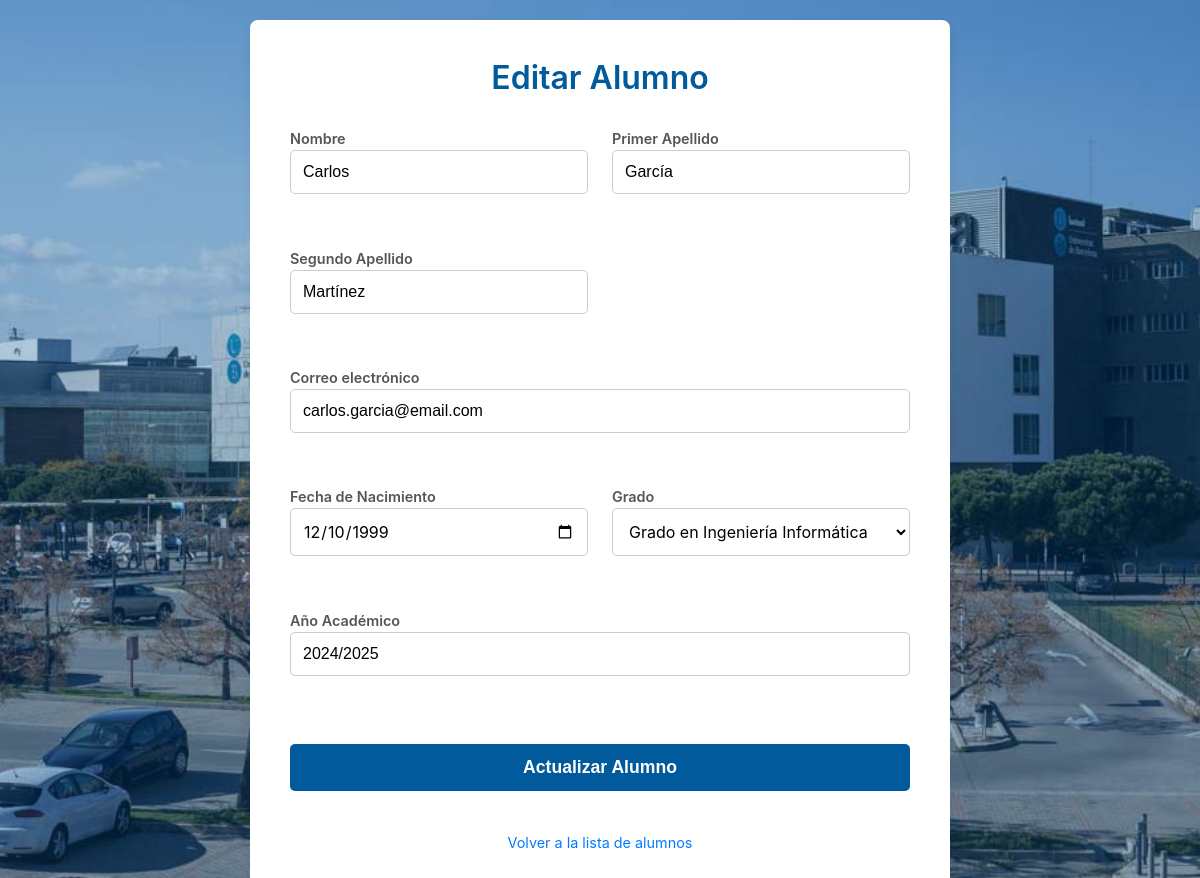
Page /view/editar_alumno.php?id=3 (signed in) on the committed database.
### tables this page shows
CREATE TABLE IF NOT EXISTS tbl_matriculas (
    id INT AUTO_INCREMENT PRIMARY KEY,
    id_alumno INT NOT NULL,
    id_grado INT NOT NULL,
    anio_academico VARCHAR(9) NOT NULL    
);

CREATE TABLE IF NOT EXISTS tbl_alumnos (
    id INT AUTO_INCREMENT PRIMARY KEY,
    dni VARCHAR(15) NOT NULL UNIQUE,
    nombre VARCHAR(50) NOT NULL,
    apellido1 VARCHAR(50) NOT NULL,
    apellido2 VARCHAR(50),
    email VARCHAR(100) UNIQUE,
    fecha_nacimiento DATE NOT NULL
);

CREATE TABLE IF NOT EXISTS tbl_grados (
    id INT AUTO_INCREMENT PRIMARY KEY,
    nombre VARCHAR(150) NOT NULL,
    id_facultad INT NOT NULL
);

### view/editar_alumno.php (the view, shortened to what this page needs)
<?php
require_once '../conexion/connection.php';
$id_alumno = (int)$_GET['id'];
try {
    $sql = "SELECT
                a.id,
                a.dni,
                a.nombre,
                a.apellido1,
                a.apellido2,
                a.email,
                a.fecha_nacimiento,
                m.id_grado,
                m.anio_academico,
                g.nombre as nombre_grado
            FROM tbl_alumnos a
            LEFT JOIN tbl_matriculas m ON a.id = m.id_alumno
            LEFT JOIN tbl_grados g ON m.id_grado = g.id
            WHERE a.id = :id
            LIMIT 1";
    $stmt = $conn->prepare($sql);
    $stmt->bindParam(':id', $id_alumno, PDO::PARAM_INT);
    $stmt->execute();
    $alumno = $stmt->fetch(PDO::FETCH_ASSOC);
    $stmt_grados = $conn->prepare("SELECT id, nombre FROM tbl_grados ORDER BY nombre");
    $stmt_grados->execute();
    $grados = $stmt_grados->fetchAll(PDO::FETCH_ASSOC);
} catch (PDOException $e) {
    header('Location: ../index.php?error=' . urlencode('Error al consultar el alumno'));
    exit();
}
?>
<!DOCTYPE html>
<html lang="es">
<head>
    <link rel="stylesheet" href="../css/style.css">
    <link rel="stylesheet" href="../css/editar_alumno.css">
</head>
<body>
    <main class="contenedor">
        <div class="auth-split">
            <div class="auth-right">
                <div class="tarjeta tarjeta-wide">
                    <h1>Editar Alumno</h1>
                    <form id="formularioEditar" action="../proc/proc_editar_alumno.php" method="post" autocomplete="off" class="formulario formulario-grid">
                        <label>
                            Nombre
                            <input type="text" id="nombre" name="nombre" value="<?php echo htmlspecialchars($alumno['nombre']); ?>" >
                            <div id="errorNombre" class="error"></div>
                        </label>
                        <label>
                            Primer Apellido
                            <input type="text" id="apellido1" name="apellido1" value="<?php echo htmlspecialchars($alumno['apellido1']); ?>" >
                            <div id="errorApellido1" class="error"></div>
                        </label>
                        <label>
                            Segundo Apellido
                            <input type="text" id="apellido2" name="apellido2" value="<?php echo htmlspecialchars($alumno['apellido2']); ?>">
                            <div id="errorApellido2" class="error"></div>
                        </label>
                        <label class="full-width">
                            Correo electrónico
                            <input type="email" id="email" name="email" value="<?php echo htmlspecialchars($alumno['email']); ?>">
                            <div id="errorEmail" class="error"></div>
                        </label>
                        <label>
                            Fecha de Nacimiento
                            <input type="date" id="fecha_nacimiento" name="fecha_nacimiento" value="<?php echo htmlspecialchars($alumno['fecha_nacimiento']); ?>">
                            <div id="errorFecha" class="error"></div>
                        </label>
                        <label>
                            Grado
                            <select id="id_grado" name="id_grado" >
                                <?php foreach ($grados as $grado): ?>
                                    <option value="<?php echo $grado['id']; ?>"
                                        <?php echo ($alumno['id_grado'] == $grado['id']) ? 'selected' : ''; ?>>
                                        <?php echo htmlspecialchars($grado['nombre']); ?>
                                    </option>
                                <?php endforeach; ?>
                            </select>
                            <div id="errorGrado" class="error"></div>
                        </label>
                        <label class="full-width">
                            Año Académico
                            <input type="text" id="anio_academico" name="anio_academico"
                                   value="<?php echo htmlspecialchars($alumno['anio_academico'] ?? '2024/2025'); ?>"
                                   placeholder="2024/2025" >
                            <div id="errorAnio" class="error"></div>
                        </label>
                        <button type="submit" id="btnSubmit">Actualizar Alumno</button>
                        <a href="../index.php">Volver a la lista de alumnos</a>
                    </form>
                </div>
            </div>
        </div>
    </main>
</body>
</html>

### css/style.css (style rules this page uses)
.auth-split { display: flex; flex-direction: row; align-items: stretch; width: 100%; max-width: 1100px; }
.auth-left, .auth-right { flex: 1 1 50%; }
.auth-right { display: flex; align-items: center; justify-content: center; padding: 0 1rem; }
* { margin: 0; padding: 0; box-sizing: border-box; }
body { font-family: -apple-system, BlinkMacSystemFont, "Segoe UI", Roboto, Helvetica, Arial, sans-serif; color: #333; line-height: 1.6; background-color: #f4f7f6; background-image: linear-gradient(rgba(0, 90, 156, 0.3), rgba(0, 90, 156, 0.3)), url('../img/escuela.jpg'); background-size: cover; background-position: center center; background-repeat: no-repeat; background-attachment: fixed; display: flex; justify-content: center; align-items: center; min-height: 100vh; padding: 20px; }
.contenedor { width: 100%; display: flex; justify-content: center; align-items: center; }
.tarjeta { background-color: #ffffff; border-radius: 8px; box-shadow: 0 4px 12px rgba(0, 0, 0, 0.05); padding: 2rem 2.5rem; width: 100%; max-width: 450px; overflow: hidden; }
h1 { text-align: center; color: #005A9C; margin-bottom: 1.5rem; font-weight: 600; }
a { color: #007BFF; text-decoration: none; transition: color 0.3s ease; }
.formulario { display: flex; flex-direction: column; }
.formulario label { font-weight: 600; margin-bottom: 0.5rem; font-size: 0.9rem; color: #555; }
.formulario input[type="text"], .formulario input[type="password"], .formulario input[type="email"] { width: 100%; padding: 0.75rem; border: 1px solid #ccc; border-radius: 5px; margin-bottom: 0.25rem; font-size: 1rem; transition: border-color 0.3s, box-shadow 0.3s; }
.formulario button[type="submit"] { background-color: #005A9C; color: white; padding: 0.8rem; border: none; border-radius: 5px; font-size: 1.1rem; font-weight: 600; cursor: pointer; transition: background-color 0.3s ease; margin-top: 1rem; }
.formulario a { text-align: center; margin-top: 1.5rem; font-size: 0.9rem; }
.error { color: #e74c3c; font-size: 0.85rem; font-weight: 500; height: 1.2em; margin-bottom: 1rem; }

### css/editar_alumno.css (style rules this page uses)
.tarjeta-wide { max-width: 700px; }
.formulario-grid { display: grid; grid-template-columns: 1fr 1fr; gap: 1rem 1.5rem; }
.formulario-grid label { grid-column: span 1; margin-bottom: 0; font-weight: 600; font-size: 0.9rem; color: #555; display: flex; flex-direction: column; }
.formulario-grid label.full-width { grid-column: span 2; }
.formulario-grid button[type="submit"], .formulario-grid>a { grid-column: span 2; }
.formulario input[type="date"], .formulario select { width: 100%; padding: 0.75rem; border: 1px solid #ccc; border-radius: 5px; margin-bottom: 0.25rem; font-size: 1rem; transition: border-color 0.3s, box-shadow 0.3s; background-color: white; font-family: inherit; }

### rows in the picture
tbl_matriculas: nombre "Carlos", apellido1 "García", apellido2 "Martínez", email "carlos.garcia@email.com", fecha_nacimiento "12/10/1999", id_grado "Grado en Ingeniería Informática", anio_academico "2024/2025"
